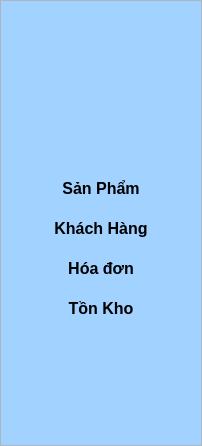
              <widget class="QFrame" name="frame_8">
               <property name="styleSheet">
                <string notr="true">border: 1px solid #adb5bd;
background-color: #a2d2ff;</string>
               </property>
               <property name="frameShape">
                <enum>QFrame::StyledPanel</enum>
               </property>
               <property name="frameShadow">
                <enum>QFrame::Raised</enum>
               </property>
               <layout class="QVBoxLayout" name="verticalLayout_2">
                <property name="leftMargin">
                 <number>0</number>
                </property>
                <property name="rightMargin">
                 <number>0</number>
                </property>
                <item>
                 <widget class="QFrame" name="frame_6">
                  <property name="maximumSize">
                   <size>
                    <width>16777215</width>
                    <height>150</height>
                   </size>
                  </property>
                  <property name="styleSheet">
                   <string notr="true">border: none;</string>
                  </property>
                  <property name="frameShape">
                   <enum>QFrame::StyledPanel</enum>
                  </property>
                  <property name="frameShadow">
                   <enum>QFrame::Raised</enum>
                  </property>
                  <layout class="QVBoxLayout" name="verticalLayout_6">
                   <property name="leftMargin">
                    <number>0</number>
                   </property>
                   <property name="topMargin">
                    <number>0</number>
                   </property>
                   <property name="rightMargin">
                    <number>0</number>
                   </property>
                   <property name="bottomMargin">
                    <number>0</number>
                   </property>
                   <item>
                    <widget class="QPushButton" name="pushButton">
                     <property name="minimumSize">
                      <size>
                       <width>200</width>
                       <height>160</height>
                      </size>
                     </property>
                     <property name="text">
                      <string/>
                     </property>
                     <property name="icon">
                      <iconset>
                       <normaloff>../../images/sweets.png</normaloff>../../images/sweets.png</iconset>
                     </property>
                     <property name="iconSize">
                      <size>
                       <width>170</width>
                       <height>125</height>
                      </size>
                     </property>
                    </widget>
                   </item>
                  </layout>
                 </widget>
                </item>
                <item>
                 <widget class="QFrame" name="frame_10">
                  <property name="styleSheet">
                   <string notr="true">border: none</string>
                  </property>
                  <property name="frameShape">
                   <enum>QFrame::StyledPanel</enum>
                  </property>
                  <property name="frameShadow">
                   <enum>QFrame::Raised</enum>
                  </property>
                  <layout class="QVBoxLayout" name="verticalLayout_7">
                   <property name="spacing">
                    <number>0</number>
                   </property>
                   <property name="leftMargin">
                    <number>0</number>
                   </property>
                   <property name="topMargin">
                    <number>0</number>
                   </property>
                   <property name="rightMargin">
                    <number>0</number>
                   </property>
                   <property name="bottomMargin">
                    <number>100</number>
                   </property>
                   <item>
                    <widget class="QToolButton" name="product_btn">
                     <property name="sizePolicy">
                      <sizepolicy hsizetype="Preferred" vsizetype="Fixed">
                       <horstretch>0</horstretch>
                       <verstretch>0</verstretch>
                      </sizepolicy>
                     </property>
                     <property name="minimumSize">
                      <size>
                       <width>0</width>
                       <height>40</height>
                      </size>
                     </property>
                     <property name="font">
                      <font>
                       <pointsize>12</pointsize>
                       <weight>75</weight>
                       <italic>false</italic>
                       <bold>true</bold>
                       <underline>false</underline>
                       <strikeout>false</strikeout>
                      </font>
                     </property>
                     <property name="styleSheet">
                      <string notr="true">#product_btn{
	border: 0px solid rgb(138, 138, 138);
	border-radius: none;
	background-color: none;
}

#product_btn:hover{
	background-color: #adb5bd;
	color: rgb(255, 255, 255)
}

#product_btn:pressed{
	background-color: rgb(7, 170, 7);
	color: rgb(255, 255, 255);
}

#product_btn:checked{
	background-color: #0077b6;
	color: rgb(255, 255, 255)
}

#product_btn::hover:checked{
	background-color: #adb5bd;
	color: rgb(255, 255, 255)
}

#product_btn:pressed:checked{
	background-color: #rgb(7, 170, 7);
	color: rgb(255, 255, 255)
}</string>
                     </property>
                     <property name="text">
                      <string>Sản Phẩm</string>
                     </property>
                    </widget>
                   </item>
                   <item>
                    <widget class="QToolButton" name="customer_btn">
                     <property name="sizePolicy">
                      <sizepolicy hsizetype="Preferred" vsizetype="Fixed">
                       <horstretch>0</horstretch>
                       <verstretch>0</verstretch>
                      </sizepolicy>
                     </property>
                     <property name="minimumSize">
                      <size>
                       <width>0</width>
                       <height>40</height>
                      </size>
                     </property>
                     <property name="font">
                      <font>
                       <pointsize>12</pointsize>
                       <weight>75</weight>
                       <bold>true</bold>
                      </font>
                     </property>
                     <property name="styleSheet">
                      <string notr="true">#customer_btn{
	border: 0px solid rgb(138, 138, 138);
	border-radius: none;
	background-color: none;
}

#customer_btn:hover{
	background-color: #adb5bd;
	color: rgb(255, 255, 255)
}

#customer_btn:pressed{
	background-color: rgb(7, 170, 7);
	color: rgb(255, 255, 255);
}

#customer_btn:checked{
	background-color: #0077b6;
	color: rgb(255, 255, 255)
}

#customer_btn::hover:checked{
	background-color: #adb5bd;
	color: rgb(255, 255, 255)
}

#customer_btn:pressed:checked{
	background-color: #rgb(7, 170, 7);
	color: rgb(255, 255, 255)
}</string>
                     </property>
                     <property name="text">
                      <string>Khách Hàng</string>
                     </property>
                    </widget>
                   </item>
                   <item>
                    <widget class="QToolButton" name="invoice_btn">
                     <property name="sizePolicy">
                      <sizepolicy hsizetype="Preferred" vsizetype="Fixed">
                       <horstretch>0</horstretch>
                       <verstretch>0</verstretch>
                      </sizepolicy>
                     </property>
                     <property name="minimumSize">
                      <size>
                       <width>0</width>
                       <height>40</height>
                      </size>
                     </property>
                     <property name="font">
                      <font>
                       <pointsize>12</pointsize>
                       <weight>75</weight>
                       <bold>true</bold>
                      </font>
                     </property>
                     <property name="styleSheet">
                      <string notr="true">#invoice_btn{
	border: 0px solid rgb(138, 138, 138);
	border-radius: none;
	background-color: none;
}

#invoice_btn:hover{
	background-color: #adb5bd;
	color: rgb(255, 255, 255)
}

#invoice_btn:pressed{
	background-color: rgb(7, 170, 7);
	color: rgb(255, 255, 255);
}

#invoice_btn:checked{
	background-color: #0077b6;
	color: rgb(255, 255, 255)
}

#invoice_btn::hover:checked{
	background-color: #adb5bd;
	color: rgb(255, 255, 255)
}

#invoice_btn:pressed:checked{
	background-color: #rgb(7, 170, 7);
	color: rgb(255, 255, 255)
}</string>
                     </property>
                     <property name="text">
                      <string>Hóa đơn</string>
                     </property>
                    </widget>
                   </item>
                   <item>
                    <widget class="QToolButton" name="inventory_btn">
                     <property name="sizePolicy">
                      <sizepolicy hsizetype="Preferred" vsizetype="Fixed">
                       <horstretch>0</horstretch>
                       <verstretch>0</verstretch>
                      </sizepolicy>
                     </property>
                     <property name="minimumSize">
                      <size>
                       <width>0</width>
                       <height>40</height>
                      </size>
                     </property>
                     <property name="font">
                      <font>
                       <pointsize>12</pointsize>
                       <weight>75</weight>
                       <bold>true</bold>
                      </font>
                     </property>
                     <property name="styleSheet">
                      <string notr="true">#inventory_btn{
	border: 0px solid rgb(138, 138, 138);
	border-radius: none;
	background-color: none;
}

#inventory_btn:hover{
	background-color: #adb5bd;
	color: rgb(255, 255, 255)
}

#inventory_btn:pressed{
	background-color: rgb(7, 170, 7);
	color: rgb(255, 255, 255);
}

#inventory_btn:checked{
	background-color: #0077b6;
	color: rgb(255, 255, 255)
}

#inventory_btn::hover:checked{
	background-color: #adb5bd;
	color: rgb(255, 255, 255)
}

#inventory_btn:pressed:checked{
	background-color: #rgb(7, 170, 7);
	color: rgb(255, 255, 255)
}</string>
                     </property>
                     <property name="text">
                      <string>Tồn Kho</string>
                     </property>
                    </widget>
                   </item>
                  </layout>
                 </widget>
                </item>
                <item>
                 <widget class="QFrame" name="frame_12">
                  <property name="styleSheet">
                   <string notr="true">border: none;</string>
                  </property>
                  <property name="frameShape">
                   <enum>QFrame::StyledPanel</enum>
                  </property>
                  <property name="frameShadow">
                   <enum>QFrame::Raised</enum>
                  </property>
                 </widget>
                </item>
               </layout>
              </widget>
